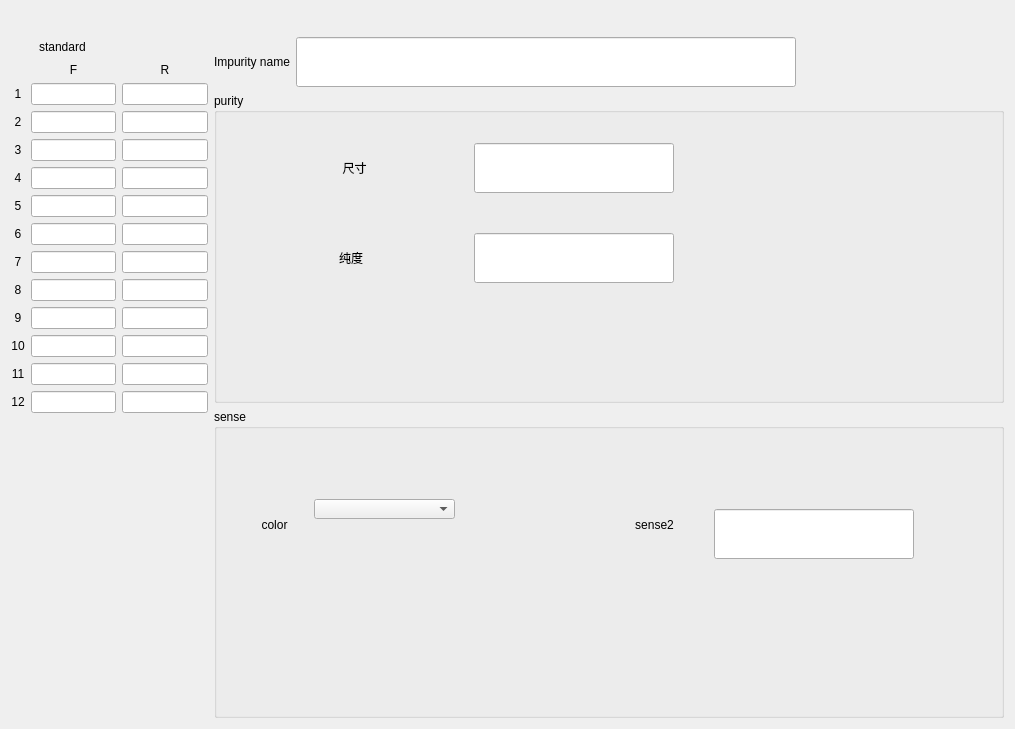
<?xml version="1.0" encoding="UTF-8"?>
<ui version="4.0">
 <class>LineSenseSetWidget</class>
 <widget class="QWidget" name="LineSenseSetWidget">
  <property name="geometry">
   <rect>
    <x>0</x>
    <y>0</y>
    <width>1015</width>
    <height>729</height>
   </rect>
  </property>
  <property name="windowTitle">
   <string>Form</string>
  </property>
  <layout class="QVBoxLayout" name="verticalLayout_3">
   <item>
    <layout class="QHBoxLayout" name="horizontalLayout_2">
     <item>
      <spacer name="horizontalSpacer_5">
       <property name="orientation">
        <enum>Qt::Horizontal</enum>
       </property>
       <property name="sizeHint" stdset="0">
        <size>
         <width>40</width>
         <height>20</height>
        </size>
       </property>
      </spacer>
     </item>
     <item>
      <widget class="QLabel" name="label_group">
       <property name="minimumSize">
        <size>
         <width>88</width>
         <height>0</height>
        </size>
       </property>
       <property name="maximumSize">
        <size>
         <width>16777215</width>
         <height>50</height>
        </size>
       </property>
       <property name="text">
        <string/>
       </property>
       <property name="alignment">
        <set>Qt::AlignCenter</set>
       </property>
      </widget>
     </item>
     <item>
      <spacer name="horizontalSpacer_6">
       <property name="orientation">
        <enum>Qt::Horizontal</enum>
       </property>
       <property name="sizeHint" stdset="0">
        <size>
         <width>40</width>
         <height>20</height>
        </size>
       </property>
      </spacer>
     </item>
    </layout>
   </item>
   <item>
    <layout class="QHBoxLayout" name="horizontalLayout_4" stretch="2,8">
     <item>
      <layout class="QVBoxLayout" name="verticalLayout" stretch="0,0">
       <item>
        <layout class="QHBoxLayout" name="horizontalLayout">
         <item>
          <spacer name="horizontalSpacer_2">
           <property name="orientation">
            <enum>Qt::Horizontal</enum>
           </property>
           <property name="sizeHint" stdset="0">
            <size>
             <width>40</width>
             <height>20</height>
            </size>
           </property>
          </spacer>
         </item>
         <item>
          <widget class="QLabel" name="standard_titlelbl">
           <property name="text">
            <string notr="true">standard</string>
           </property>
          </widget>
         </item>
         <item>
          <widget class="QLabel" name="standardlbl">
           <property name="minimumSize">
            <size>
             <width>88</width>
             <height>0</height>
            </size>
           </property>
           <property name="text">
            <string/>
           </property>
          </widget>
         </item>
         <item>
          <spacer name="horizontalSpacer">
           <property name="orientation">
            <enum>Qt::Horizontal</enum>
           </property>
           <property name="sizeHint" stdset="0">
            <size>
             <width>40</width>
             <height>20</height>
            </size>
           </property>
          </spacer>
         </item>
        </layout>
       </item>
       <item>
        <layout class="QGridLayout" name="gridLayout">
         <item row="0" column="1">
          <widget class="QLabel" name="label_front">
           <property name="sizePolicy">
            <sizepolicy hsizetype="Preferred" vsizetype="Fixed">
             <horstretch>0</horstretch>
             <verstretch>0</verstretch>
            </sizepolicy>
           </property>
           <property name="text">
            <string notr="true">F</string>
           </property>
           <property name="alignment">
            <set>Qt::AlignCenter</set>
           </property>
          </widget>
         </item>
         <item row="0" column="2">
          <widget class="QLabel" name="label_rear">
           <property name="sizePolicy">
            <sizepolicy hsizetype="Preferred" vsizetype="Minimum">
             <horstretch>0</horstretch>
             <verstretch>0</verstretch>
            </sizepolicy>
           </property>
           <property name="text">
            <string notr="true">R</string>
           </property>
           <property name="alignment">
            <set>Qt::AlignCenter</set>
           </property>
          </widget>
         </item>
         <item row="1" column="0">
          <widget class="QLabel" name="label_1">
           <property name="text">
            <string notr="true">1</string>
           </property>
           <property name="alignment">
            <set>Qt::AlignCenter</set>
           </property>
          </widget>
         </item>
         <item row="1" column="1">
          <widget class="myLineEdit" name="lineEdit">
           <property name="alignment">
            <set>Qt::AlignCenter</set>
           </property>
          </widget>
         </item>
         <item row="1" column="2">
          <widget class="myLineEdit" name="lineEdit_1_0">
           <property name="alignment">
            <set>Qt::AlignCenter</set>
           </property>
          </widget>
         </item>
         <item row="2" column="0">
          <widget class="QLabel" name="label_2">
           <property name="text">
            <string notr="true">2</string>
           </property>
           <property name="alignment">
            <set>Qt::AlignCenter</set>
           </property>
          </widget>
         </item>
         <item row="2" column="1">
          <widget class="myLineEdit" name="lineEdit_2">
           <property name="alignment">
            <set>Qt::AlignCenter</set>
           </property>
          </widget>
         </item>
         <item row="2" column="2">
          <widget class="myLineEdit" name="lineEdit_1_1">
           <property name="alignment">
            <set>Qt::AlignCenter</set>
           </property>
          </widget>
         </item>
         <item row="3" column="0">
          <widget class="QLabel" name="label_3">
           <property name="text">
            <string notr="true">3</string>
           </property>
           <property name="alignment">
            <set>Qt::AlignCenter</set>
           </property>
          </widget>
         </item>
         <item row="3" column="1">
          <widget class="myLineEdit" name="lineEdit_3">
           <property name="alignment">
            <set>Qt::AlignCenter</set>
           </property>
          </widget>
         </item>
         <item row="3" column="2">
          <widget class="myLineEdit" name="lineEdit_1_2">
           <property name="alignment">
            <set>Qt::AlignCenter</set>
           </property>
          </widget>
         </item>
         <item row="4" column="0">
          <widget class="QLabel" name="label_4">
           <property name="text">
            <string notr="true">4</string>
           </property>
           <property name="alignment">
            <set>Qt::AlignCenter</set>
           </property>
          </widget>
         </item>
         <item row="4" column="1">
          <widget class="myLineEdit" name="lineEdit_4">
           <property name="alignment">
            <set>Qt::AlignCenter</set>
           </property>
          </widget>
         </item>
         <item row="4" column="2">
          <widget class="myLineEdit" name="lineEdit_1_3">
           <property name="alignment">
            <set>Qt::AlignCenter</set>
           </property>
          </widget>
         </item>
         <item row="5" column="0">
          <widget class="QLabel" name="label_5">
           <property name="text">
            <string notr="true">5</string>
           </property>
           <property name="alignment">
            <set>Qt::AlignCenter</set>
           </property>
          </widget>
         </item>
         <item row="5" column="1">
          <widget class="myLineEdit" name="lineEdit_5">
           <property name="alignment">
            <set>Qt::AlignCenter</set>
           </property>
          </widget>
         </item>
         <item row="5" column="2">
          <widget class="myLineEdit" name="lineEdit_1_4">
           <property name="alignment">
            <set>Qt::AlignCenter</set>
           </property>
          </widget>
         </item>
         <item row="6" column="0">
          <widget class="QLabel" name="label_6">
           <property name="text">
            <string notr="true">6</string>
           </property>
           <property name="alignment">
            <set>Qt::AlignCenter</set>
           </property>
          </widget>
         </item>
         <item row="6" column="1">
          <widget class="myLineEdit" name="lineEdit_6">
           <property name="alignment">
            <set>Qt::AlignCenter</set>
           </property>
          </widget>
         </item>
         <item row="6" column="2">
          <widget class="myLineEdit" name="lineEdit_1_5">
           <property name="alignment">
            <set>Qt::AlignCenter</set>
           </property>
          </widget>
         </item>
         <item row="7" column="0">
          <widget class="QLabel" name="label_7">
           <property name="text">
            <string notr="true">7</string>
           </property>
           <property name="alignment">
            <set>Qt::AlignCenter</set>
           </property>
          </widget>
         </item>
         <item row="7" column="1">
          <widget class="myLineEdit" name="lineEdit_7">
           <property name="alignment">
            <set>Qt::AlignCenter</set>
           </property>
          </widget>
         </item>
         <item row="7" column="2">
          <widget class="myLineEdit" name="lineEdit_1_6">
           <property name="alignment">
            <set>Qt::AlignCenter</set>
           </property>
          </widget>
         </item>
         <item row="8" column="0">
          <widget class="QLabel" name="label_8">
           <property name="text">
            <string notr="true">8</string>
           </property>
           <property name="alignment">
            <set>Qt::AlignCenter</set>
           </property>
          </widget>
         </item>
         <item row="8" column="1">
          <widget class="myLineEdit" name="lineEdit_8">
           <property name="alignment">
            <set>Qt::AlignCenter</set>
           </property>
          </widget>
         </item>
         <item row="8" column="2">
          <widget class="myLineEdit" name="lineEdit_1_7">
           <property name="alignment">
            <set>Qt::AlignCenter</set>
           </property>
          </widget>
         </item>
         <item row="9" column="0">
          <widget class="QLabel" name="label_9">
           <property name="text">
            <string notr="true">9</string>
           </property>
           <property name="alignment">
            <set>Qt::AlignCenter</set>
           </property>
          </widget>
         </item>
         <item row="9" column="1">
          <widget class="myLineEdit" name="lineEdit_9">
           <property name="alignment">
            <set>Qt::AlignCenter</set>
           </property>
          </widget>
         </item>
         <item row="9" column="2">
          <widget class="myLineEdit" name="lineEdit_1_8">
           <property name="alignment">
            <set>Qt::AlignCenter</set>
           </property>
          </widget>
         </item>
         <item row="10" column="0">
          <widget class="QLabel" name="label_10">
           <property name="text">
            <string notr="true">10</string>
           </property>
           <property name="alignment">
            <set>Qt::AlignCenter</set>
           </property>
          </widget>
         </item>
         <item row="10" column="1">
          <widget class="myLineEdit" name="lineEdit_10">
           <property name="alignment">
            <set>Qt::AlignCenter</set>
           </property>
          </widget>
         </item>
         <item row="10" column="2">
          <widget class="myLineEdit" name="lineEdit_1_9">
           <property name="alignment">
            <set>Qt::AlignCenter</set>
           </property>
          </widget>
         </item>
         <item row="11" column="0">
          <widget class="QLabel" name="label_11">
           <property name="text">
            <string notr="true">11</string>
           </property>
           <property name="alignment">
            <set>Qt::AlignCenter</set>
           </property>
          </widget>
         </item>
         <item row="11" column="1">
          <widget class="myLineEdit" name="lineEdit_11">
           <property name="alignment">
            <set>Qt::AlignCenter</set>
           </property>
          </widget>
         </item>
         <item row="11" column="2">
          <widget class="myLineEdit" name="lineEdit_1_10">
           <property name="alignment">
            <set>Qt::AlignCenter</set>
           </property>
          </widget>
         </item>
         <item row="12" column="0">
          <widget class="QLabel" name="label_12">
           <property name="text">
            <string notr="true">12</string>
           </property>
           <property name="alignment">
            <set>Qt::AlignCenter</set>
           </property>
          </widget>
         </item>
         <item row="12" column="1">
          <widget class="myLineEdit" name="lineEdit_12">
           <property name="alignment">
            <set>Qt::AlignCenter</set>
           </property>
          </widget>
         </item>
         <item row="12" column="2">
          <widget class="myLineEdit" name="lineEdit_1_11">
           <property name="alignment">
            <set>Qt::AlignCenter</set>
           </property>
          </widget>
         </item>
         <item row="13" column="1">
          <spacer name="verticalSpacer">
           <property name="orientation">
            <enum>Qt::Vertical</enum>
           </property>
           <property name="sizeHint" stdset="0">
            <size>
             <width>20</width>
             <height>40</height>
            </size>
           </property>
          </spacer>
         </item>
        </layout>
       </item>
      </layout>
     </item>
     <item>
      <layout class="QVBoxLayout" name="verticalLayout_2">
       <item>
        <layout class="QHBoxLayout" name="horizontalLayout_3">
         <item>
          <widget class="QLabel" name="senseNameLabel">
           <property name="text">
            <string>Impurity name</string>
           </property>
           <property name="alignment">
            <set>Qt::AlignCenter</set>
           </property>
          </widget>
         </item>
         <item>
          <widget class="myLineEdit" name="sNamelineEdit">
           <property name="minimumSize">
            <size>
             <width>500</width>
             <height>50</height>
            </size>
           </property>
           <property name="maximumSize">
            <size>
             <width>200</width>
             <height>16777215</height>
            </size>
           </property>
           <property name="alignment">
            <set>Qt::AlignCenter</set>
           </property>
          </widget>
         </item>
         <item>
          <spacer name="horizontalSpacer_4">
           <property name="orientation">
            <enum>Qt::Horizontal</enum>
           </property>
           <property name="sizeHint" stdset="0">
            <size>
             <width>40</width>
             <height>20</height>
            </size>
           </property>
          </spacer>
         </item>
        </layout>
       </item>
       <item>
        <widget class="QGroupBox" name="groupBox">
         <property name="title">
          <string>purity</string>
         </property>
         <widget class="myLineEdit" name="sizeLineEdit">
          <property name="geometry">
           <rect>
            <x>260</x>
            <y>50</y>
            <width>200</width>
            <height>50</height>
           </rect>
          </property>
          <property name="minimumSize">
           <size>
            <width>200</width>
            <height>50</height>
           </size>
          </property>
          <property name="maximumSize">
           <size>
            <width>200</width>
            <height>16777215</height>
           </size>
          </property>
          <property name="alignment">
           <set>Qt::AlignCenter</set>
          </property>
         </widget>
         <widget class="myLineEdit" name="purityLineEdit">
          <property name="geometry">
           <rect>
            <x>260</x>
            <y>140</y>
            <width>200</width>
            <height>50</height>
           </rect>
          </property>
          <property name="minimumSize">
           <size>
            <width>200</width>
            <height>50</height>
           </size>
          </property>
          <property name="maximumSize">
           <size>
            <width>200</width>
            <height>16777215</height>
           </size>
          </property>
          <property name="alignment">
           <set>Qt::AlignCenter</set>
          </property>
         </widget>
         <widget class="QLabel" name="sizeLabel">
          <property name="geometry">
           <rect>
            <x>110</x>
            <y>50</y>
            <width>61</width>
            <height>50</height>
           </rect>
          </property>
          <property name="minimumSize">
           <size>
            <width>0</width>
            <height>50</height>
           </size>
          </property>
          <property name="text">
           <string>尺寸</string>
          </property>
          <property name="alignment">
           <set>Qt::AlignCenter</set>
          </property>
         </widget>
         <widget class="QLabel" name="purityLabel">
          <property name="geometry">
           <rect>
            <x>110</x>
            <y>140</y>
            <width>54</width>
            <height>50</height>
           </rect>
          </property>
          <property name="minimumSize">
           <size>
            <width>0</width>
            <height>50</height>
           </size>
          </property>
          <property name="text">
           <string>纯度</string>
          </property>
          <property name="alignment">
           <set>Qt::AlignCenter</set>
          </property>
         </widget>
         <zorder>sizeLineEdit</zorder>
         <zorder>purityLineEdit</zorder>
         <zorder>sizeLabel</zorder>
         <zorder>purityLabel</zorder>
         <zorder>groupBox_2</zorder>
         <zorder>groupBox_2</zorder>
        </widget>
       </item>
       <item>
        <widget class="QGroupBox" name="groupBox_2">
         <property name="title">
          <string>sense</string>
         </property>
         <widget class="QComboBox" name="colorComboBox">
          <property name="geometry">
           <rect>
            <x>100</x>
            <y>90</y>
            <width>141</width>
            <height>20</height>
           </rect>
          </property>
         </widget>
         <widget class="QLabel" name="colorLabel">
          <property name="geometry">
           <rect>
            <x>30</x>
            <y>20</y>
            <width>61</width>
            <height>191</height>
           </rect>
          </property>
          <property name="text">
           <string>color</string>
          </property>
          <property name="alignment">
           <set>Qt::AlignCenter</set>
          </property>
         </widget>
         <widget class="QLabel" name="senseLabel">
          <property name="geometry">
           <rect>
            <x>400</x>
            <y>20</y>
            <width>81</width>
            <height>191</height>
           </rect>
          </property>
          <property name="text">
           <string>sense2</string>
          </property>
          <property name="alignment">
           <set>Qt::AlignCenter</set>
          </property>
         </widget>
         <widget class="myLineEdit" name="senseLineEdit">
          <property name="geometry">
           <rect>
            <x>500</x>
            <y>100</y>
            <width>200</width>
            <height>50</height>
           </rect>
          </property>
          <property name="minimumSize">
           <size>
            <width>200</width>
            <height>50</height>
           </size>
          </property>
          <property name="maximumSize">
           <size>
            <width>200</width>
            <height>16777215</height>
           </size>
          </property>
          <property name="alignment">
           <set>Qt::AlignCenter</set>
          </property>
         </widget>
        </widget>
       </item>
      </layout>
     </item>
    </layout>
   </item>
  </layout>
  <zorder>layoutWidget</zorder>
  <zorder>layoutWidget_2</zorder>
  <zorder>sNamelineEdit</zorder>
  <zorder>senseNameLabel</zorder>
  <zorder>label_group</zorder>
  <zorder>groupBox</zorder>
  <zorder>groupBox_2</zorder>
  <zorder>horizontalSpacer_4</zorder>
 </widget>
 <customwidgets>
  <customwidget>
   <class>myLineEdit</class>
   <extends>QLineEdit</extends>
   <header location="global">mysortwidget/mylineedit.h</header>
  </customwidget>
 </customwidgets>
 <resources/>
 <connections/>
</ui>
